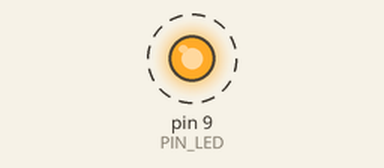
Bench run of a sketch on a simulated Arduino Uno, built with avr-gcc and run on an emulated ATmega328P. On the bench: output pins drawn as LEDs (lit = HIGH). Dashed ring = blinking. What the sketch prints to the serial monitor is not drawn.

Above: at 0.2 s.
Timing chart, 0 to 3.0 s (numbered marks = the images above):
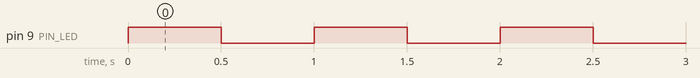

Measured:
- by itself, pin 9 (PIN_LED): alternates HIGH for 0.50 s and LOW for 0.50 s

The sketch:

02_External_LED.ino
```cpp
const uint8_t PIN_LED = 9; // pin 9 - PWM-capable

void setup() {
  pinMode(PIN_LED, OUTPUT);
  Serial.begin(9600); // opens the serial channel to PC
  Serial.println("P02 - external LED ready");
}

void loop() {
  digitalWrite(PIN_LED, HIGH);
  Serial.println("ON");
  delay(500);
  digitalWrite(PIN_LED, LOW);
  Serial.println("OFF");
  delay(500);
}
```
